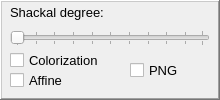
   <widget class="QFrame" name="shaskalSet">
    <property name="geometry">
     <rect>
      <x>1050</x>
      <y>300</y>
      <width>220</width>
      <height>100</height>
     </rect>
    </property>
    <property name="frameShape">
     <enum>QFrame::WinPanel</enum>
    </property>
    <property name="frameShadow">
     <enum>QFrame::Raised</enum>
    </property>
    <widget class="QCheckBox" name="shakalAffine">
     <property name="geometry">
      <rect>
       <x>10</x>
       <y>70</y>
       <width>80</width>
       <height>20</height>
      </rect>
     </property>
     <property name="font">
      <font>
       <pointsize>10</pointsize>
      </font>
     </property>
     <property name="toolTip">
      <string>Аффинное преобразование пикч</string>
     </property>
     <property name="text">
      <string>Affine</string>
     </property>
    </widget>
    <widget class="QLabel" name="label_16">
     <property name="geometry">
      <rect>
       <x>10</x>
       <y>0</y>
       <width>200</width>
       <height>25</height>
      </rect>
     </property>
     <property name="font">
      <font>
       <pointsize>10</pointsize>
      </font>
     </property>
     <property name="text">
      <string>Shackal degree:</string>
     </property>
     <property name="buddy">
      <cstring>shakalPower</cstring>
     </property>
    </widget>
    <widget class="QCheckBox" name="shakalColor">
     <property name="geometry">
      <rect>
       <x>10</x>
       <y>50</y>
       <width>110</width>
       <height>20</height>
      </rect>
     </property>
     <property name="font">
      <font>
       <pointsize>10</pointsize>
      </font>
     </property>
     <property name="toolTip">
      <string>Наложение яркого цвета на пикчи</string>
     </property>
     <property name="text">
      <string>Colorization</string>
     </property>
     <property name="tristate">
      <bool>false</bool>
     </property>
    </widget>
    <widget class="QSlider" name="shakalPower">
     <property name="geometry">
      <rect>
       <x>10</x>
       <y>30</y>
       <width>200</width>
       <height>16</height>
      </rect>
     </property>
     <property name="font">
      <font>
       <pointsize>10</pointsize>
      </font>
     </property>
     <property name="toolTip">
      <string/>
     </property>
     <property name="orientation">
      <enum>Qt::Horizontal</enum>
     </property>
     <property name="invertedAppearance">
      <bool>false</bool>
     </property>
     <property name="invertedControls">
      <bool>false</bool>
     </property>
     <property name="tickPosition">
      <enum>QSlider::TicksBothSides</enum>
     </property>
    </widget>
    <widget class="QCheckBox" name="toPNG">
     <property name="geometry">
      <rect>
       <x>130</x>
       <y>60</y>
       <width>80</width>
       <height>20</height>
      </rect>
     </property>
     <property name="font">
      <font>
       <pointsize>10</pointsize>
      </font>
     </property>
     <property name="toolTip">
      <string>Преобразование пикч в PNG с альфа-каналом</string>
     </property>
     <property name="statusTip">
      <string/>
     </property>
     <property name="whatsThis">
      <string/>
     </property>
     <property name="text">
      <string>PNG</string>
     </property>
    </widget>
   </widget>
